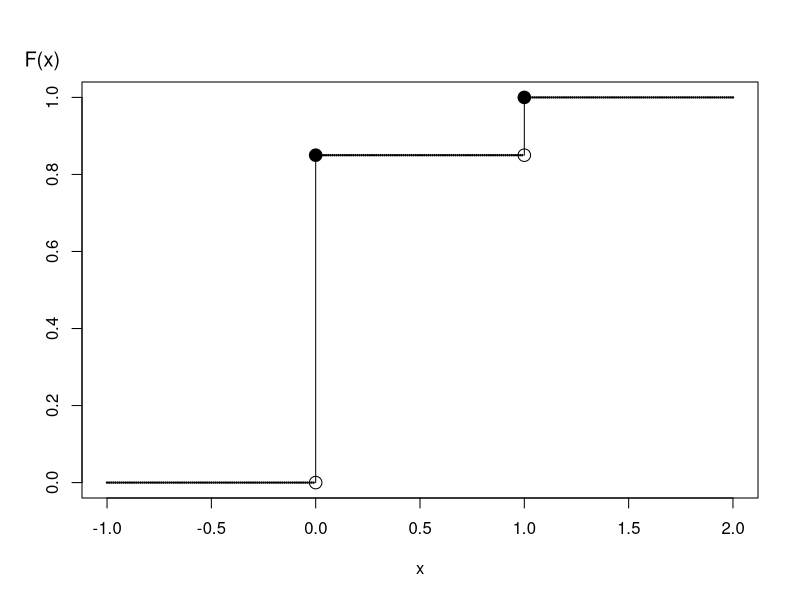
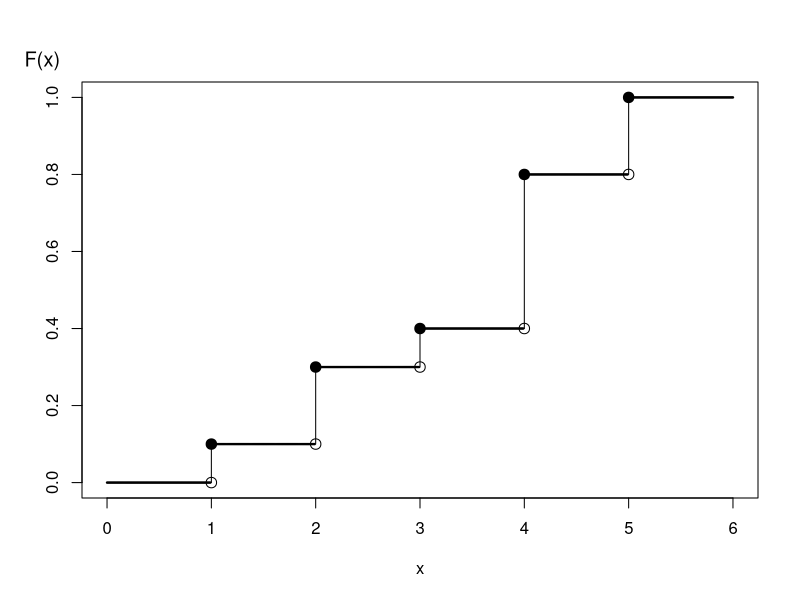
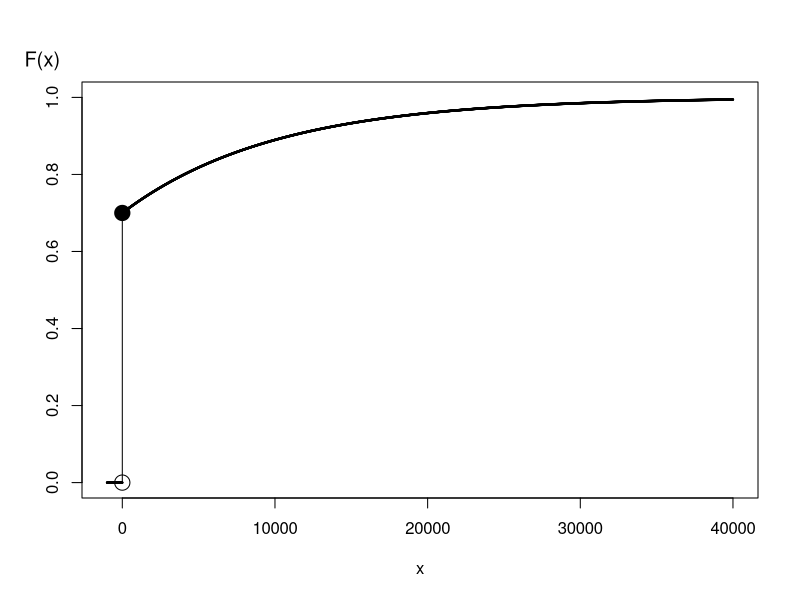
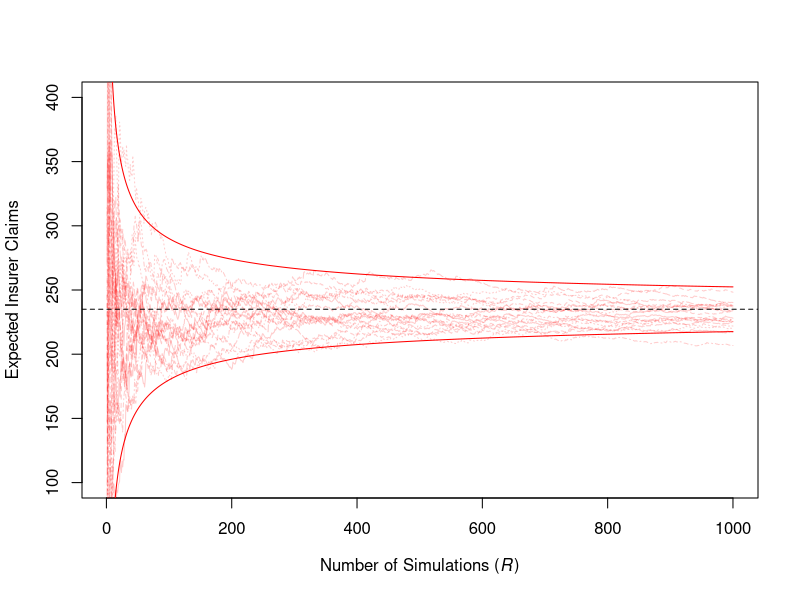
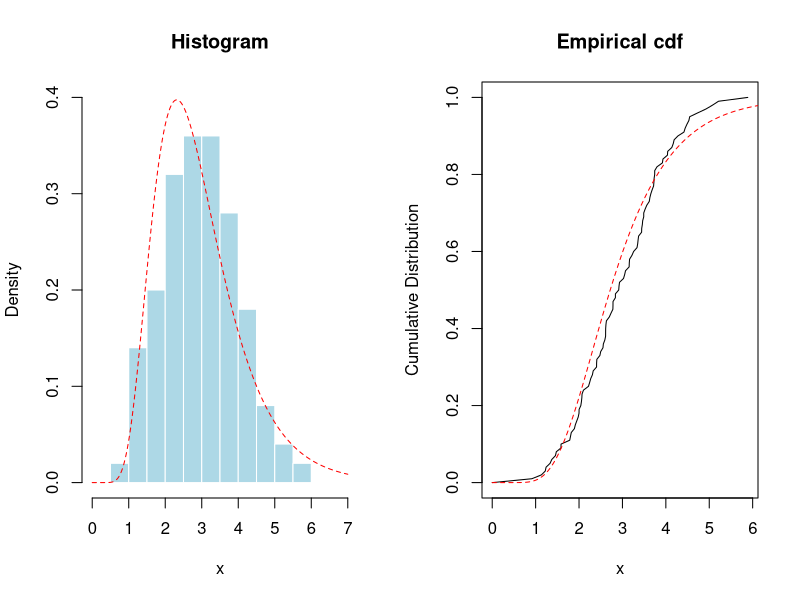
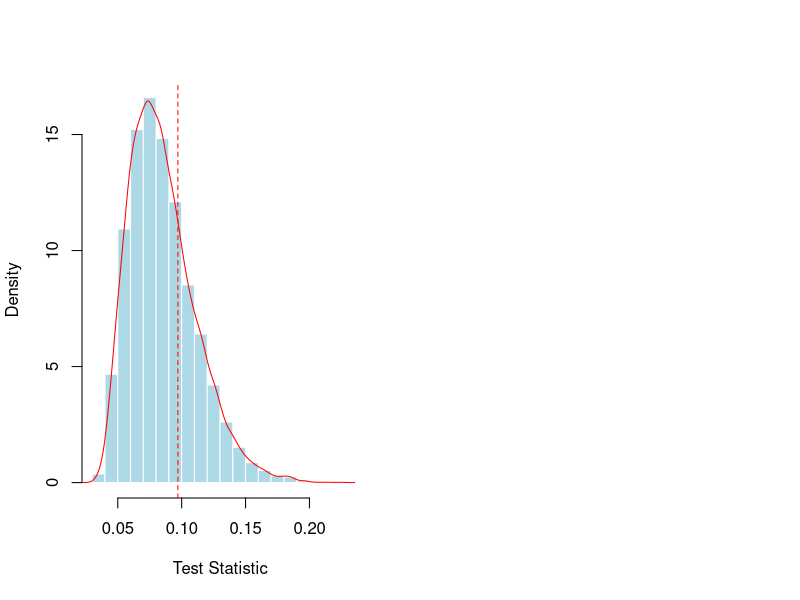

R code for these plots, in order:
## ---- chunk 1
set.seed(2017)
U <- runif(3)
knitr::kable(U, digits=5, align = "c", col.names = "Uniform")
## ---- chunk 2
set.seed(2017)
U <- runif(3)
X1 <- -10*log(1-U)
set.seed(2017)
X2 <- rexp(3, rate = 1/10)
## ---- chunk 3
outmat <- cbind(U,X1,X2)
colnames(outmat) <- c("Uniform","Exponential 1", "Exponential 2")
knitr::kable(outmat, digits=5)
## ---- chunk 4
time = seq(-1,2,0.01)
Ftime = c(rep(0,100),rep(.85,100),rep(1,101))

plot(time,Ftime, ylim=c(0,1), xlab="x",ylab="",pch=19, cex=.2)#,type="l")
mtext("F(x)", side=2, at=1.1, las=1, cex=1.2, adj=1.6)
segments(0,0,0,0.85)#,code=4)
segments(1,0.85,1,1)#,code=4)
symbols(0,.85,circles=.03, add=TRUE,bg="black",inches=FALSE)
symbols(0,0,circles=.03, add=TRUE,inches=FALSE)
symbols(1,.85,circles=.03, add=TRUE,inches=FALSE)
symbols(1,1,circles=.03, add=TRUE,bg="black",inches=FALSE)
## ---- chunk 5
set.seed(2017)
U <- runif(3)
X <- 1*(U > 0.85)
## ---- chunk 6
outmat <- cbind(U,X)
colnames(outmat) <- c("Uniform","Binary X")
knitr::kable(outmat, digits=5)
## ---- chunk 7
time <- 1:5
probs <- c(0.1,0.2,0.1, 0.4, 0.2)
df <- cumsum(probs)
outmat <- rbind(time, probs, df)
rownames(outmat) <- c("Time","Probability","Distribution Function")
knitr::kable(outmat, align=c('rrrrr'), col.names = rep('',5))
## ---- chunk 8
time = seq(0,6,0.01)
Ftime = c(rep(0,100),rep(0.1,100),rep(0.3,100),rep(0.4,100),
          rep(0.8,100),rep(1,101))
plot(time,Ftime, ylim=c(0,1), xlab="x",ylab="",pch=19, cex=.2)#,type="l")
mtext("F(x)", side=2, at=1.1, las=1, cex=1.2, adj=1.6)
segments(1,0,1,0.1)#,code=4)
segments(2,0.1,2,.3)#,code=4)
segments(3,0.3,3,.4)#,code=4)
segments(4,0.4,4,.8)#,code=4)
segments(5,0.8,5,1)#,code=4)

symbols(1,0,circles=.05, add=TRUE,inches=FALSE)
symbols(1,.1,circles=.05, add=TRUE,bg="black",inches=FALSE)
symbols(2,.1,circles=.05, add=TRUE,inches=FALSE)
symbols(2,.3,circles=.05, add=TRUE,bg="black",inches=FALSE)
symbols(3,.3,circles=.05, add=TRUE,inches=FALSE)
symbols(3,.4,circles=.05, add=TRUE,bg="black",inches=FALSE)
symbols(4,.4,circles=.05, add=TRUE,inches=FALSE)
symbols(4,.8,circles=.05, add=TRUE,bg="black",inches=FALSE)
symbols(5,.8,circles=.05, add=TRUE,inches=FALSE)
symbols(5,1,circles=.05, add=TRUE,bg="black",inches=FALSE)
## ---- chunk 9
time = seq(-1000,40000,10)
Ftime = 1 - .3*exp(-0.0001*time)
Ftime = Ftime*(time>0)
plot(time,Ftime, ylim=c(0,1), xlab="x",ylab="",pch=19, cex=.2)#,xaxt="n")
#axis(1, at=seq(0,40000, by=10000), font=10, cex=0.005, tck=0.01)
mtext("F(x)", side=2, at=1.1, las=1, cex=1.2, adj=1.6)
segments(0,0,0,0.7)#,code=4)
symbols(0,0,circles=500, add=TRUE,inches=FALSE)
symbols(0,.7,circles=500, add=TRUE,bg="black",inches=FALSE)
## ---- chunk 10
# For the gamma distributions, use
alpha1 <- 2;      theta1 <- 100
alpha2 <- 2;      theta2 <- 200
# Deductibles
M <- 400

nSim <- 1e6  #number of simulations
## ---- chunk 11

# Simulate the risks
nSim <- 1e6  #number of simulations
set.seed(2017) #set seed to reproduce work 
X1 <- rgamma(nSim,alpha1,scale = theta1)  
X2 <- rgamma(nSim,alpha2,scale = theta2)  

# Portfolio Risks
X         <- X1 + X2 
Yretained <- pmin(X, M)
Yinsurer  <- X - Yretained
## ---- chunk 12
# Expected Claim Amounts
ExpVec <- t(as.matrix(c(mean(Yretained),mean(Yinsurer),mean(X))))
sdVec <- t(as.matrix(c(sd(Yretained),sd(Yinsurer),sd(X))))
outMat <- rbind(ExpVec, sdVec)
colnames(outMat) <- c("Retained", "Insurer","Total")
row.names(outMat) <- c("Mean","Standard Deviation")
round(outMat,digits=2)
## ---- chunk 13
round(outMat,digits=2)
## ---- chunk 14
Yinsurefct <- function(numSim){
X1 <- rgamma(numSim,alpha1,scale = theta1)  
X2 <- rgamma(numSim,alpha2,scale = theta2)  
# Portfolio Risks
X         <- X1 + X2 
Yinsurer <- X - pmin(X, M)
return(Yinsurer)
}
R <- 1e3
nPath <- 20
set.seed(2017)
simU <- matrix(Yinsurefct(R*nPath),R,nPath)
sumP2 <- apply(simU, 2, cumsum)/(1:R)
## ---- chunk 15
matplot(1:R,sumP2[,1:20],type="l",col=rgb(1,0,0,.2), ylim=c(100, 400),
        xlab=expression(paste("Number of Simulations (", italic('R'), ")")), 
        ylab="Expected Insurer Claims")
abline(h=mean(Yinsurer),lty=2)
bonds <- cbind(1.96*sd(Yinsurer)*sqrt(1/(1:R)),-1.96*sd(Yinsurer)*sqrt(1/(1:R)))
matlines(1:R,bonds+mean(Yinsurer),col="red",lty=1)
## ---- chunk 16
true_value <- integrate(function(x) 1/(pi*(1+x^2)),lower=2,upper=Inf)$value
## ---- chunk 17
Q <- function(u) tan(pi*(u-.5))
R <- 1e6
set.seed(1)
X <- Q(runif(R))
p1 <- mean(X>2)
se.p1 <- sd(X>2)/sqrt(R)
p1
se.p1
## ---- chunk 18
set.seed(1)
p2 <- mean(abs(Q(runif(R)))>2)/2
se.p2 <- sd(abs(Q(runif(R)))>2)/(2*sqrt(R))
## ---- chunk 19
h <- function(x) 2/(pi*(1+x^2))
set.seed(1)
p3 <- .5-mean(h(2*runif(R)))
se.p3 <- sd(h(2*runif(R)))/sqrt(R)
## ---- chunk 20
set.seed(1)
h4 <- function(x) 1/(2*pi*(1+x^2))
p4 <- mean(h4(runif(R)/2))
se.p4 <- sd(h4(runif(R)/2))/sqrt(R)
## ---- chunk 21
library(htmlTable)
library(knitr)
library(kableExtra)
x1 <- c(
  "$p_1$", 
  "$\\frac{1}{R}\\sum_{i=1}^R \\mathrm{I}(F^{-1}(U_i)>2)$",
   "$~~~~~~F^{-1}(u)=\\tan \\left( \\pi(u-0.5) \\right)~~~~~~~$",round(c(p1,se.p1),digits=6))
x2 <- c(
  "$p_2$", 
  "$\\frac{1}{2R}\\sum_{i=1}^R \\mathrm{I}(|F^{-1}(U_i)|>2)$",
   "$F^{-1}(u)=\\tan \\left( \\pi(u-0.5) \\right)$",round(c(p2,se.p2),digits=6))
x3 <- c(
  "$p_3$", 
  "$\\frac{1}{2}-\\frac{1}{R}\\sum_{i=1}^R h_3(2U_i)$",
"$h_3(x)=\\frac{2}{\\pi(1+x^2)}$",round(c(p3,se.p3),digits=6))
x4 <- c(
  "$p_4$", 
  "$\\frac{1}{R}\\sum_{i=1}^R h_4(U_i/2)$",
  "$h_4(x)=\\frac{1}{2\\pi(1+x^2)}$",format(round(c(p4,se.p4),digits=6), scientific = FALSE))
outMat <- rbind(x1,x2,x3,x4)
rownames(outMat) <- NULL
# htmlTable(outMat, header =  c("Estimator", "Definition",
#                             "Support Function", "Estimate", " Standard Error"),
#           align = "cccrr")  
colnames(outMat) <- c("Estimator", "Definition",
                            "Support \n Function", "Estimate", " Standard \n Error")
if (knitr::is_latex_output()) {knitr::kable(outMat, "latex", booktabs=TRUE, escape = F, align = "cccrr") %>%
  kable_styling(font_size = 10, latex_options="scale_down")
}
if (knitr::is_html_output()) {knitr::kable(outMat, "html", booktabs=TRUE, escape = F, align = "cccrr") %>%
  kable_styling(bootstrap_options = c("striped", "hover", "condensed", "responsive"),
          font_size = 10)
  }
## ---- chunk 22
set.seed(1)
n <- 100
x <- rgamma(n, 6, 2)

u=seq(0,7,by=.01)
vx = c(0,sort(x))
vy = (0:n)/n
## ---- chunk 23
par(mfrow=c(1,2))
hist(x,probability = TRUE,main="Histogram", col="light blue",
     border="white",xlim=c(0,7),ylim=c(0,.4))
lines(u,dlnorm(u,1,.4),col="red",lty=2)
plot(vx,vy,type="l",xlab="x",ylab="Cumulative Distribution",main="Empirical cdf")
lines(u,plnorm(u,1,.4),col="red",lty=2)
## ---- chunk 24
# test statistic
D <- function(data, F0){
   F <- Vectorize(function(x) mean((data<=x)))
   n <- length(data)
   x <- sort(data)
   d1=abs(F(x+1e-6)-F0(x+1e-6))
   d2=abs(F(x-1e-6)-F0(x-1e-6))
   return(max(c(d1,d2)))
}
D(x,function(x) plnorm(x,1,.4))
## ---- chunk 25
ks.test(x, plnorm, mean=1, sd=0.4)
## ---- chunk 26
ns <- 1e4
d_KS <- rep(NA,ns)
# compute the test statistics for a large (ns) number of simulated samples
for(s in 1:ns) d_KS[s] <- D(rlnorm(n,1,.4),function(x) plnorm(x,1,.4))

mean(d_KS>D(x,function(x) plnorm(x,1,.4)))
## ---- chunk 27
hist(d_KS,probability = TRUE,col="light blue",border="white",xlab="Test Statistic",main="")
lines(density(d_KS),col="red")
abline(v=D(x,function(x) plnorm(x,1,.4)),lty=2,col="red")
